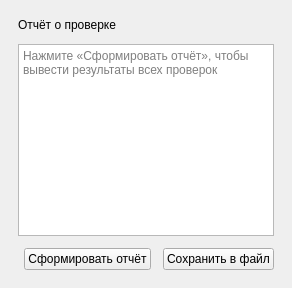
      <widget class="QWidget" name="pageReport">
       <layout class="QVBoxLayout" name="reportPageLayout">
        <property name="spacing">
         <number>12</number>
        </property>
        <property name="leftMargin">
         <number>18</number>
        </property>
        <property name="topMargin">
         <number>18</number>
        </property>
        <property name="rightMargin">
         <number>18</number>
        </property>
        <property name="bottomMargin">
         <number>18</number>
        </property>
        <item>
         <widget class="QLabel" name="reportPageTitle">
          <property name="text">
           <string>Отчёт о проверке</string>
          </property>
         </widget>
        </item>
        <item>
         <widget class="QTextBrowser" name="reportView">
          <property name="placeholderText">
           <string>Нажмите «Сформировать отчёт», чтобы вывести результаты всех проверок</string>
          </property>
         </widget>
        </item>
        <item>
         <layout class="QHBoxLayout" name="reportButtons">
          <item>
           <spacer name="reportBtnSpacer">
            <property name="orientation">
             <enum>Qt::Orientation::Horizontal</enum>
            </property>
            <property name="sizeHint" stdset="0">
             <size>
              <width>0</width>
              <height>0</height>
             </size>
            </property>
           </spacer>
          </item>
          <item>
           <widget class="QPushButton" name="btnBuildReport">
            <property name="cursor">
             <cursorShape>PointingHandCursor</cursorShape>
            </property>
            <property name="text">
             <string>Сформировать отчёт</string>
            </property>
            <property name="icon">
             <iconset theme="QIcon::ThemeIcon::DocumentNew"/>
            </property>
            <property name="secondary" stdset="0">
             <bool>true</bool>
            </property>
           </widget>
          </item>
          <item>
           <widget class="QPushButton" name="btnSaveReport">
            <property name="cursor">
             <cursorShape>PointingHandCursor</cursorShape>
            </property>
            <property name="text">
             <string>Сохранить в файл</string>
            </property>
            <property name="icon">
             <iconset theme="QIcon::ThemeIcon::DocumentSave"/>
            </property>
            <property name="secondary" stdset="0">
             <bool>true</bool>
            </property>
           </widget>
          </item>
         </layout>
        </item>
       </layout>
      </widget>
